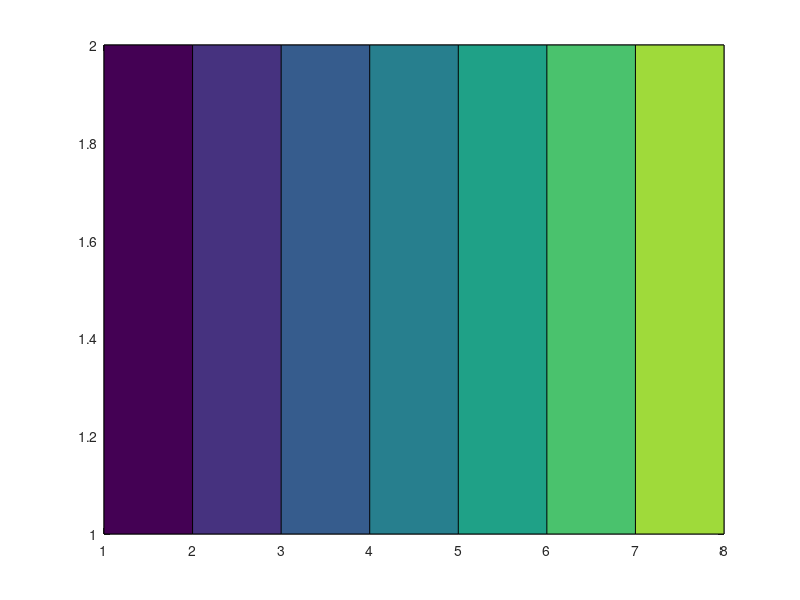

Write MATLAB code to recreate this figure. (Note: this script raises an error after producing the figure.)

co=get(groot,'DefaultAxesColorOrder');
% Example 3: dark blue - dark red colorbar, 20 colors, 5% darkest values and 20% lightest values cut
figure(1); pcolor([0:7;0:7]);
% colormap([flipud(cmap('Blue',4,0,30));cmap('red',4,0,30)]); colorbar('horiz');



Color7=rgb('DeepSkyBlue');
Color6=rgb('RoyalBlue');
Color5=rgb('MidnightBlue');
Color4=rgb('Black');
Color3=rgb('DarkRed');
Color2=rgb('FireBrick');
Color1=co(2,:);

colormap([Color1;Color2;Color3;Color4;Color5;Color6;Color7])